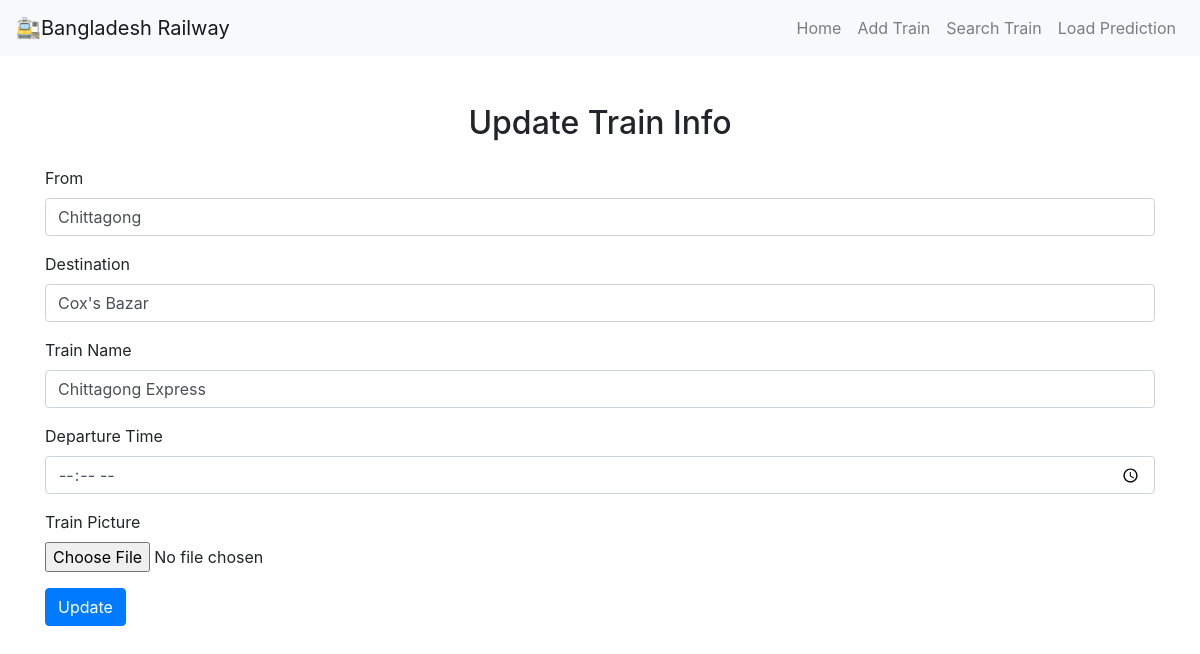
/update-train/47/, run on the app's committed database.
### train/models.py (models this page shows)
class Train(models.Model):
    departure = models.CharField(max_length=50)
    destination = models.CharField(max_length=50)
    train_name = models.CharField(max_length=50)
    departure_time = models.TimeField()
    train_image = models.ImageField(upload_to='train_images/', default='default.jpg')

### train/views.py (the view, shortened to what this page needs)
# urls.py: path('update-train/<id>/', update_train, name='update_train'),
def update_train(req, id):
    queryset = Train.objects.get(id = id)
    return render(req, 'update_train.html', context={'train': queryset})

### train/templates/update_train.html (shortened to what this page needs)
{% extends "base.html" %} {% block start %}
<div class="container mt-5">
  <h2 class="text-center mb-4">Update Train Info</h2>
  <form method="post" enctype="multipart/form-data">
    <div class="form-group">
      <label for="from">From</label>
      <input
        name="departure"
        type="text"
        class="form-control"
        id="from"
        placeholder="Enter departure"
        value="{{train.departure}}"
        required
      />
    </div>
    <div class="form-group">
      <label for="destination">Destination</label>
      <input
        name="destination"
        type="text"
        class="form-control"
        id="destination"
        placeholder="Enter destination"
        value="{{train.destination}}"
      />
    </div>
    <div class="form-group">
      <label for="trainName">Train Name</label>
      <input
        name="train_name"
        type="text"
        class="form-control"
        id="trainName"
        placeholder="Enter train name"
        value="{{train.train_name}}"
      />
    </div>
    <div class="form-group">
      <label for="departureTime">Departure Time</label>
      <input
        name="departure_time"
        type="time"
        class="form-control"
        id="departureTime"
        value="{{train.departure_time}}"
      />
    </div>
    <div class="form-group">
      <label for="trainPicture">Train Picture</label>
      <input
        name="train_image"
        type="file"
        class="form-control-file"
        id="trainPicture"
        accept="image/*"
      />
    </div>
    <button type="submit" class="btn btn-primary">Update</button>
  </form>
</div>
{% endblock %}

### data on the page
Train: departure "Chittagong", destination "Cox's Bazar", train_name "Chittagong Express"
